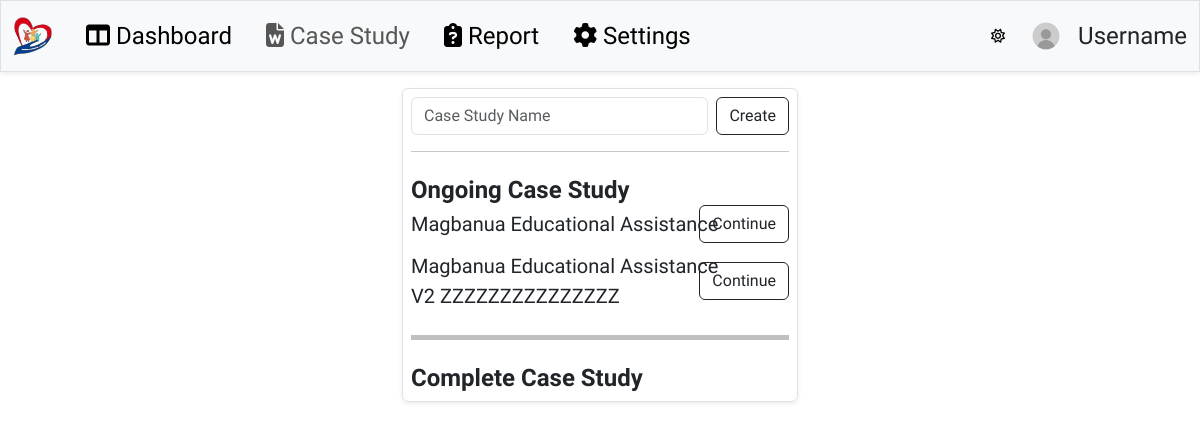
The page /Case_Study/index.php on the database as committed earlier.
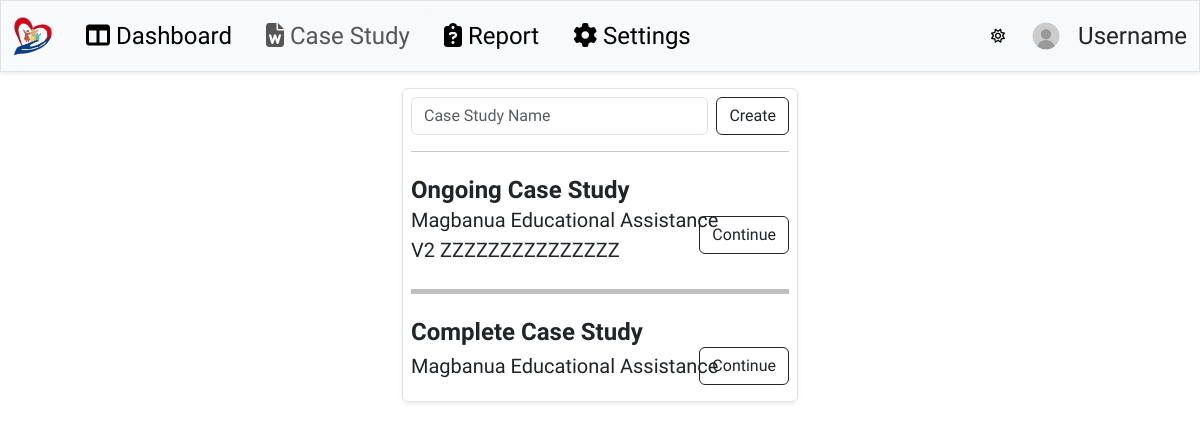
The same page on the database as committed later.
### tables this page shows
CREATE TABLE `tbl_cs` (
  `id` int(11) NOT NULL,
  `cSName` varchar(50) NOT NULL,
  `form_I` tinyint(1) DEFAULT 0,
  `r` int(5) DEFAULT NULL,
  `b` char(5) DEFAULT NULL,
  `form_II` tinyint(1) DEFAULT 0,
  `form_III` tinyint(1) DEFAULT 0,
  `asType` char(5) DEFAULT NULL,
  `form_IV` tinyint(1) DEFAULT 0,
  `form_VI_text` text DEFAULT NULL,
  `form_V` tinyint(1) DEFAULT 0,
  `form_V_text` text DEFAULT NULL,
  `Status` varchar(50) DEFAULT 'Ongoing',
  `tS` timestamp NOT NULL DEFAULT current_timestamp()
);

### Functions/PHP/include/dataFetcher.php (called while the page is built, shortened)
<?php
require_once "../Functions/PHP/connect.php";
try {
$sql = $pdo->query("SELECT id, cSName FROM tbl_cs WHERE Status = 'Ongoing'");
$result = $sql->fetchAll(PDO::FETCH_ASSOC);
$sql = $pdo->query("SELECT id, cSName FROM tbl_cs WHERE Status = 'Complete'");
$result = $sql->fetchAll(PDO::FETCH_ASSOC);
} catch (PDOException $e) {
    $alert = "Connection Error: ". $e->getMessage();
    ?>
    <script>
        alert(<?php echo json_encode($alert)?>);
    </script>
    <?php
}
?>

### Functions/PHP/include/allCaseStudy.php (the view, shortened to what this page needs)
<?php
if (isset($_SESSION['allCaseStudy']) || !empty($_SESSION['allCaseStudy'])) {
    foreach ($_SESSION['allCaseStudy'] as $a) {
        $name = $a['cSName'] ?? "";
        ?>
        <form method="post" action="./../Functions/PHP/continueCS.php">
            <div class="row mb-2">
                <div class="col-10 d-flex align-items-center">
                    <p class="fs-5 m-0"><?php echo htmlspecialchars($name) ?></p>
                </div>
                <div class="col-2 d-flex justify-content-end align-items-center">
                    <button type="submit" class="btn btn-outline-dark">Continue</button>
                </div>
            </div>
        </form>
        <?php
    }
}
?>

### Functions/PHP/include/allCompleteCaseStudy.php (shortened to what this page needs)
<?php
if (isset($_SESSION['allCompleteCaseStudy']) || !empty($_SESSION['allCompleteCaseStudy'])) {
    foreach ($_SESSION['allCompleteCaseStudy'] as $a) {
        $name = $a['cSName'] ?? "";
        ?>
        <form method="post" target="_blank" action="./../PDF_Maker/">
            <div class="row mb-2">
                <div class="col-10 d-flex align-items-center">
                    <p class="fs-5 m-0"><?php echo htmlspecialchars($name) ?></p>
                </div>
                <div class="col-2 d-flex justify-content-end align-items-center">
                    <button type="submit" class="btn btn-outline-dark">Continue</button>
                </div>
            </div>
        </form>
        <?php
    }
}
?>

Rows that differ between the two databases and show on the page:
changed tbl_cs "Magbanua Educational Assistance": moves from the list under "Ongoing Case Study" to the list under "Complete Case Study"
